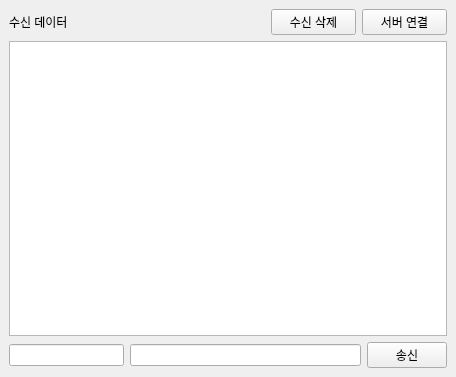
<?xml version="1.0" encoding="UTF-8"?>
<ui version="4.0">
 <class>tab1Socket</class>
 <widget class="QMainWindow" name="tab1Socket">
  <property name="geometry">
   <rect>
    <x>0</x>
    <y>0</y>
    <width>456</width>
    <height>377</height>
   </rect>
  </property>
  <property name="windowTitle">
   <string>tab1Socket</string>
  </property>
  <widget class="QWidget" name="centralwidget">
   <property name="maximumSize">
    <size>
     <width>531</width>
     <height>16777215</height>
    </size>
   </property>
   <layout class="QVBoxLayout" name="verticalLayout_2">
    <item>
     <layout class="QVBoxLayout" name="verticalLayout">
      <item>
       <layout class="QHBoxLayout" name="horizontalLayout" stretch="6,2,2">
        <item>
         <widget class="QLabel" name="label">
          <property name="text">
           <string>수신 데이터</string>
          </property>
         </widget>
        </item>
        <item>
         <widget class="QPushButton" name="pPBrecvDataClear">
          <property name="text">
           <string>수신 삭제</string>
          </property>
         </widget>
        </item>
        <item>
         <widget class="QPushButton" name="pPBserverConnect">
          <property name="text">
           <string>서버 연결</string>
          </property>
          <property name="checkable">
           <bool>true</bool>
          </property>
         </widget>
        </item>
       </layout>
      </item>
      <item>
       <widget class="QTextEdit" name="pTErecvData"/>
      </item>
      <item>
       <layout class="QHBoxLayout" name="horizontalLayout_2" stretch="3,6,1">
        <item>
         <widget class="QLineEdit" name="pLErecvId"/>
        </item>
        <item>
         <widget class="QLineEdit" name="pLEsendData"/>
        </item>
        <item>
         <widget class="QPushButton" name="pPBSend">
          <property name="text">
           <string>송신</string>
          </property>
         </widget>
        </item>
       </layout>
      </item>
     </layout>
    </item>
   </layout>
  </widget>
 </widget>
 <resources/>
 <connections/>
</ui>
